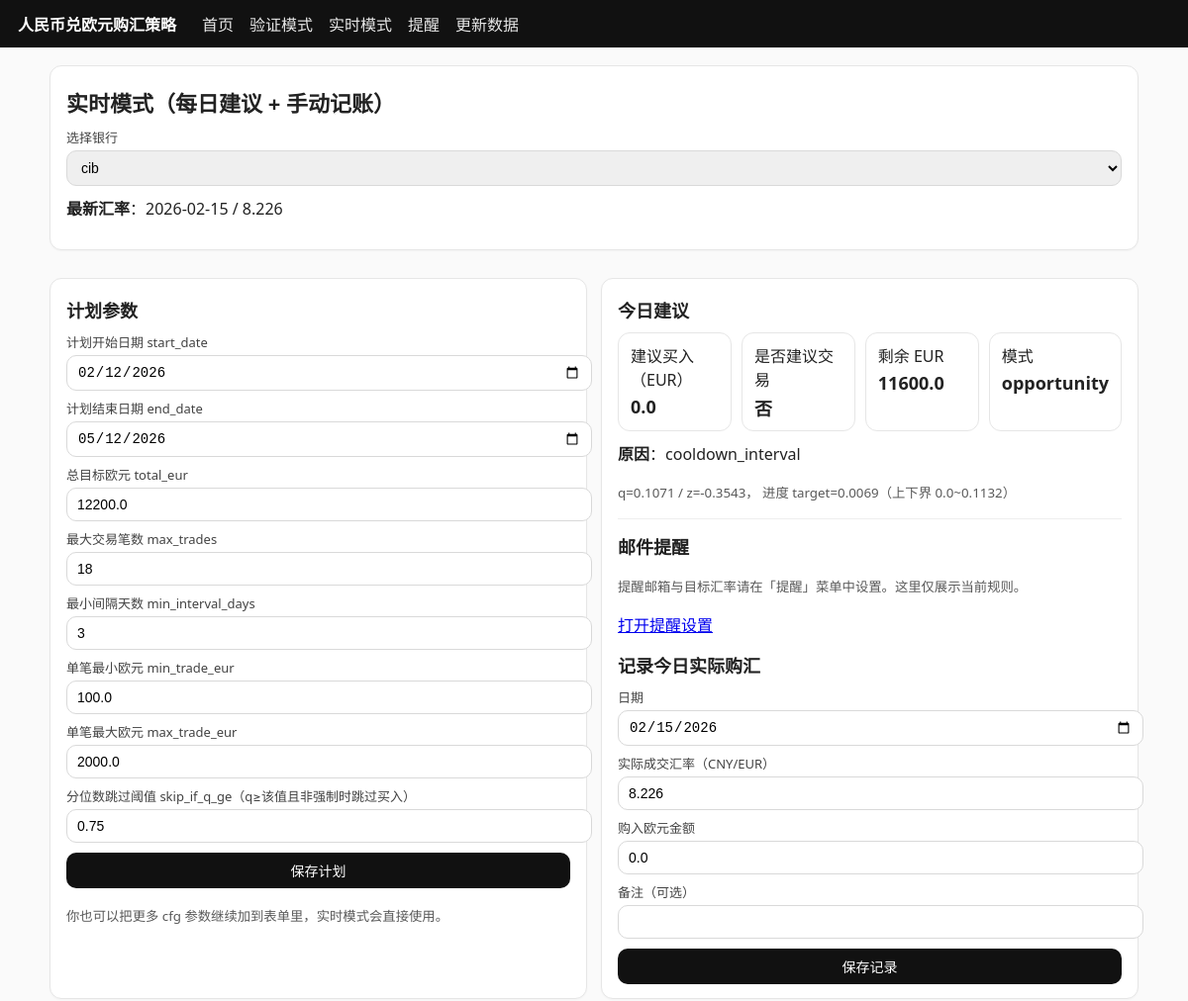
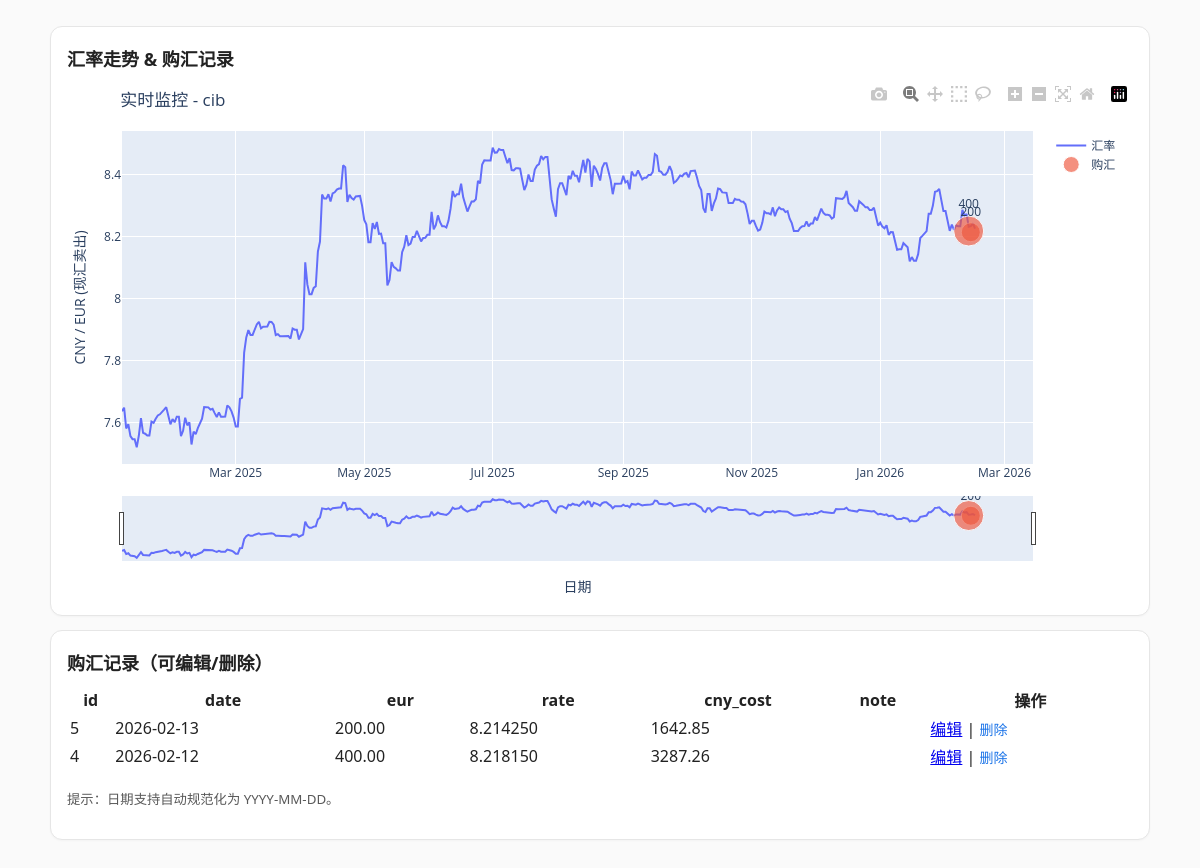
Screenshot of /realtime with the database file from the repository (2 pictures, top to bottom).
### tables this page shows
CREATE TABLE rates (
  bank TEXT NOT NULL,
  date TEXT NOT NULL,         -- ISO yyyy-mm-dd
  rate REAL NOT NULL,
  PRIMARY KEY (bank, date)
);

CREATE TABLE plans (
  bank TEXT PRIMARY KEY,
  start_date TEXT NOT NULL,   -- ISO
  end_date TEXT NOT NULL,     -- ISO
  cfg_json TEXT NOT NULL
);

CREATE TABLE purchases (
  id INTEGER PRIMARY KEY AUTOINCREMENT,
  bank TEXT NOT NULL,
  date TEXT NOT NULL,         -- ISO yyyy-mm-dd
  eur REAL NOT NULL,
  rate REAL NOT NULL,
  cny_cost REAL NOT NULL,
  note TEXT
);

### app.py (the view, shortened to what this page needs)
    @app.route("/realtime", methods=["GET", "POST"])
    def realtime():
        db_path = app.config["FX_DB_PATH"]
        banks = DEFAULT_BANKS
        bank = request.values.get("bank", "cib")
        plan = get_plan(db_path, bank)
        assert plan is not None
        cfg = cfg_from_form({**plan["cfg"], **request.values})
        action = request.form.get("action", "")
        df_wide = get_rates_wide(db_path, banks=[bank])
        purchases = list_purchases(db_path, bank=bank)
        alerts = list_email_alerts(db_path, bank=bank)
        bought_so_far = float(purchases["eur"].sum()) if len(purchases) else 0.0
        num_trades = int(len(purchases)) if len(purchases) else 0
        last_trade_date = str(purchases["date"].iloc[0]) if len(purchases) else None  # sorted desc
        reco = None
        plot_json = None
        latest = None
        if len(df_wide) > 0:
            latest_row = df_wide.dropna(subset=[bank]).tail(1)
            if len(latest_row):
                latest = {
                    "date": str(latest_row["date"].iloc[0]),
                    "rate": float(latest_row[bank].iloc[0]),
                }
            reco = recommend_today(
                df_wide=df_wide,
                bank=bank,
                plan_start=plan["start_date"],
                plan_end=plan["end_date"],
                bought_so_far=bought_so_far,
                num_trades=num_trades,
                last_trade_date=last_trade_date,
                cfg=cfg
            )
            d = df_wide[["date", bank]].copy()
            d.columns = ["date", "rate"]
            d = d.dropna()
            d["date"] = pd.to_datetime(d["date"])
            trades_plot = purchases.copy()
            if len(trades_plot):
                trades_plot = trades_plot[["date","eur","rate"]].copy()
                trades_plot["date"] = pd.to_datetime(trades_plot["date"])
            plot_json = _plot_rate_with_markers(d, trades_plot, title=f"实时监控 - {bank}")
        else:
            flash("数据库暂无汇率数据，请先点首页的“更新数据”。")
        purchases_rows = []
        if len(purchases):
            purchases_show = purchases.copy()
            purchases_show["date"] = purchases_show["date"].astype(str)
            purchases_rows = purchases_show.to_dict(orient="records")
        alerts_html = None
        if len(alerts):
            a = alerts.copy()
            a["enabled"] = a["enabled"].apply(lambda x: "on" if int(x)==1 else "off")
            alerts_html = a.to_html(index=False, classes="display", table_id="alertsTable")
        return render_template(
            "realtime.html",
            title=APP_TITLE,
            banks=banks,
            bank=bank,
            plan=plan,
            cfg=cfg_to_dict(cfg),
            latest=latest,
            reco=reco,
            plot_json=plot_json,
            purchases_rows=purchases_rows,
            alerts_html=alerts_html
        )

### services/db.py (called while the page is built)
def connect(db_path: str) -> sqlite3.Connection:
    Path(db_path).parent.mkdir(parents=True, exist_ok=True)
    con = sqlite3.connect(db_path, detect_types=sqlite3.PARSE_DECLTYPES)
    con.row_factory = sqlite3.Row
    return con

def list_purchases(db_path: str, bank: Optional[str]=None) -> pd.DataFrame:
    con = connect(db_path)
    try:
        if bank:
            rows = con.execute(
                "SELECT id, bank, date, eur, rate, cny_cost, note FROM purchases WHERE bank=? ORDER BY date DESC, id DESC",
                (bank,)
            ).fetchall()
        else:
            rows = con.execute(
                "SELECT id, bank, date, eur, rate, cny_cost, note FROM purchases ORDER BY date DESC, id DESC"
            ).fetchall()
        df = pd.DataFrame(rows, columns=["id","bank","date","eur","rate","cny_cost","note"])
        return df
    finally:
        con.close()

def get_plan(db_path: str, bank: str) -> Optional[Dict[str, Any]]:
    con = connect(db_path)
    try:
        row = con.execute("SELECT bank, start_date, end_date, cfg_json FROM plans WHERE bank=?", (bank,)).fetchone()
        if not row:
            return None
        return {
            "bank": row["bank"],
            "start_date": row["start_date"],
            "end_date": row["end_date"],
            "cfg": json.loads(row["cfg_json"])
        }
    finally:
        con.close()

### services/strategy.py (called while the page is built)
def cfg_from_form(form: Dict[str, Any]) -> FXPlanConfigV2:
    cfg = FXPlanConfigV2()
    for k, v in form.items():
        if not hasattr(cfg, k):
            continue
        if v is None or str(v).strip() == "":
            continue
        cur = getattr(cfg, k)
        try:
            if isinstance(cur, bool):
                vv = str(v).lower() in ("1","true","yes","y","on")
            elif isinstance(cur, int):
                vv = int(float(v))
            else:
                vv = float(v)
            setattr(cfg, k, vv)
        except Exception:
            pass
    return cfg

def cfg_to_dict(cfg: FXPlanConfigV2) -> Dict[str, Any]:
    return asdict(cfg)

### strategy_model.py (called while the page is built)
def _std_last(x: np.ndarray, w: int) -> float:
    if x.size < max(5, w // 3):
        return np.nan
    ww = min(w, x.size)
    return float(np.std(x[-ww:], ddof=0))

def _mean_last(x: np.ndarray, w: int) -> float:
    if x.size < max(5, w // 3):
        return np.nan
    ww = min(w, x.size)
    return float(np.mean(x[-ww:]))

### templates/realtime.html (shortened to what this page needs)
{% extends "base.html" %}
{% block content %}
  <div class="card">
    <h1>实时模式（每日建议 + 手动记账）</h1>
    <form method="get">
      <label>选择银行</label>
      <select name="bank" onchange="this.form.submit()">
        {% for b in banks %}
          <option value="{{ b }}" {% if b==bank %}selected{% endif %}>{{ b }}</option>
        {% endfor %}
      </select>
    </form>
    {% if latest %}
      <p style="margin-top:10px;"><b>最新汇率</b>：{{ latest.date }} / {{ latest.rate }}</p>
    {% endif %}
  </div>
  <div class="grid">
    <div class="card">
      <h2>计划参数</h2>
      <form method="post">
        <label>计划开始日期 start_date</label>
        <input type="date" name="start_date" value="{{ plan.start_date }}" placeholder="YYYY-MM-DD">
        <label>计划结束日期 end_date</label>
        <input type="date" name="end_date" value="{{ plan.end_date }}" placeholder="YYYY-MM-DD">
        <label>总目标欧元 total_eur</label>
        <input name="total_eur" value="{{ cfg.total_eur }}">
        <label>最大交易笔数 max_trades</label>
        <input name="max_trades" value="{{ cfg.max_trades }}">
        <label>最小间隔天数 min_interval_days</label>
        <input name="min_interval_days" value="{{ cfg.min_interval_days }}">
        <label>单笔最小欧元 min_trade_eur</label>
        <input name="min_trade_eur" value="{{ cfg.min_trade_eur }}">
        <label>单笔最大欧元 max_trade_eur</label>
        <input name="max_trade_eur" value="{{ cfg.max_trade_eur }}">
        <label>分位数跳过阈值 skip_if_q_ge（q≥该值且非强制时跳过买入）</label>
        <input type="number" name="skip_if_q_ge"
               min="0" max="1" step="0.01"
               value="{{ cfg.skip_if_q_ge }}">
        <div style="margin-top:10px;">
          <button type="submit">保存计划</button>
        </div>
        <p><small class="muted">你也可以把更多 cfg 参数继续加到表单里，实时模式会直接使用。</small></p>
      </form>
    </div>
    <div class="card">
      <h2>今日建议</h2>
      {% if reco and reco.ok %}
        <div class="kpi">
          <div class="box"><div>建议买入（EUR）</div><div class="v">{{ reco.recommend_eur }}</div></div>
          <div class="box"><div>是否建议交易</div><div class="v">{{ "是" if reco.would_trade else "否" }}</div></div>
          <div class="box"><div>剩余 EUR</div><div class="v">{{ reco.remaining }}</div></div>
          <div class="box"><div>模式</div><div class="v">{{ reco.mode }}</div></div>
        </div>
        <p style="margin-top:10px;"><b>原因</b>：{{ reco.reasons }}</p>
        <p><small class="muted">
          q={{ reco.q }} / z={{ reco.z }}，
          进度 target={{ reco.target_ratio }}（上下界 {{ reco.lower_ratio }}~{{ reco.upper_ratio }}）
        </small></p>
      {% elif reco %}
        <p>{{ reco.error }}</p>
      {% else %}
        <p>暂无建议（可能还没数据）。</p>
      {% endif %}
      <hr style="border:none;border-top:1px solid #eee; margin: 14px 0;">
      <h2>邮件提醒</h2>
      <p><small class="muted">提醒邮箱与目标汇率请在「提醒」菜单中设置。这里仅展示当前规则。</small></p>
      <p style="margin-top:10px;">
        <a href="{{ url_for('alerts_page', bank=bank) }}">打开提醒设置</a>
      </p>
      <h2>记录今日实际购汇</h2>
      <form method="post">
        <label>日期</label>
        <input type="date" name="purchase_date" value="{{ latest.date if latest else '' }}" placeholder="YYYY-MM-DD">
        <label>实际成交汇率（CNY/EUR）</label>
        <input name="purchase_rate" value="{{ latest.rate if latest else '' }}">
        <label>购入欧元金额</label>
        <input name="purchase_eur" value="{{ reco.recommend_eur if reco and reco.ok else '' }}">
        <label>备注（可选）</label>
        <input name="note" value="">
        <div style="margin-top:10px;">
          <button type="submit">保存记录</button>
        </div>
      </form>
    </div>
  </div>
  {% if plot_json %}
    <div class="card">
      <h2>汇率走势 & 购汇记录</h2>
      <div id="chart"></div>
    </div>
  {% endif %}
  {% if purchases_rows and purchases_rows|length %}
    <div class="card">
      <h2>购汇记录（可编辑/删除）</h2>
      <table id="purchasesTable" class="display" style="width:100%">
        <thead>
          <tr>
            <th>id</th>
            <th>date</th>
            <th>eur</th>
            <th>rate</th>
            <th>cny_cost</th>
            <th>note</th>
            <th>操作</th>
          </tr>
        </thead>
        <tbody>
          {% for p in purchases_rows %}
            <tr>
              <td>{{ p.id }}</td>
              <td>{{ p.date }}</td>
              <td>{{ '%.2f'|format(p.eur) }}</td>
              <td>{{ '%.6f'|format(p.rate) }}</td>
              <td>{{ '%.2f'|format(p.cny_cost) }}</td>
              <td>{{ p.note }}</td>
              <td>
                <a href="{{ url_for('purchase_edit', purchase_id=p.id, bank=bank) }}">编辑</a>
                <span class="muted">|</span>
                <form method="post" action="{{ url_for('purchase_delete', purchase_id=p.id, bank=bank) }}" style="display:inline;" onsubmit="return confirm('确定删除这条购汇记录？');">
                  <button type="submit" class="linklike">删除</button>
                </form>
              </td>
            </tr>
          {% endfor %}
        </tbody>
      </table>
      <p><small class="muted">提示：日期支持自动规范化为 YYYY-MM-DD。</small></p>
    </div>
  {% endif %}
{% endblock %}

### templates/base.html (shortened to what this page needs)
<!doctype html>
<html lang="zh">
<head>
  <link rel="stylesheet" href="{{ url_for('static', filename='styles.css') }}">
  <link rel="stylesheet" href="https://cdn.datatables.net/1.13.8/css/jquery.dataTables.min.css">
</head>
<body>
  <div class="nav">
    <div style="font-weight:700; margin-right: 10px;">{{ title }}</div>
    <a href="{{ url_for('index') }}">首页</a>
    <a href="{{ url_for('backtest') }}">验证模式</a>
    <a href="{{ url_for('realtime') }}">实时模式</a>
    <a href="{{ url_for('alerts_page') }}">提醒</a>
    <a href="{{ url_for('admin_update') }}">更新数据</a>
  </div>
  <div class="container">
    {% block content %}{% endblock %}
  </div>
</body>
</html>

### static/styles.css (style rules this page uses)
body { font-family: system-ui, -apple-system, Segoe UI, Roboto, Arial, "Microsoft YaHei", sans-serif; margin: 0; background: #fafafa; color: #222; }
.nav { background: #111; color: #fff; padding: 12px 18px; display: flex; gap: 16px; align-items: center; }
.nav a { color: #fff; text-decoration: none; opacity: 0.9; }
.container { max-width: 1100px; margin: 18px auto; padding: 0 16px 48px; }
.card { background: #fff; border: 1px solid #e6e6e6; border-radius: 12px; padding: 14px 16px; margin: 14px 0; box-shadow: 0 1px 2px rgba(0,0,0,0.03); }
.grid { display: grid; grid-template-columns: 1fr 1fr; gap: 14px; }
h1 { font-size: 22px; margin: 6px 0 10px; }
h2 { font-size: 18px; margin: 4px 0 10px; }
label { display:block; font-size: 13px; margin: 8px 0 4px; opacity: 0.85; }
input, select, button, textarea { width: 100%; padding: 8px 10px; border: 1px solid #d9d9d9; border-radius: 10px; font-size: 14px; }
button { cursor: pointer; background: #111; color: #fff; border: 0; }
button.linklike { width: auto; padding: 0; background: none; color: #1a73e8; border: 0; display: inline; }
form { margin: 0; }
small.muted { opacity: 0.75; }
.kpi { display: grid; grid-template-columns: repeat(4, 1fr); gap: 10px; }
.kpi .box { background:#fff; border:1px solid #e6e6e6; border-radius: 12px; padding: 10px 12px; }
.kpi .box .v { font-size: 18px; font-weight: 650; margin-top: 4px; }

### rows the page displays
rates: date "2026-02-15", rate "8.226", purchase_date "02/15/2026", purchase_rate "8.226"
plans: start_date "02/12/2026", end_date "05/12/2026"
purchases: id "5", date "2026-02-13", eur "200.00", rate "8.214250", cny_cost "1642.85"
purchases: id "4", date "2026-02-12", eur "400.00", rate "8.218150", cny_cost "3287.26"

### other values shown
{{ title }} "人民币兑欧元购汇策略"
{{ reco.recommend_eur }} "0.0"
{{ "是" if reco.would_trade else "否" }} "否"
{{ reco.remaining }} "11600.0"
{{ reco.mode }} "opportunity"
{{ reco.reasons }} "cooldown_interval"
{{ reco.q }} "0.1071"
{{ reco.z }} "-0.3543"
{{ reco.target_ratio }} "0.0069"
{{ reco.lower_ratio }} "0.0"
{{ reco.upper_ratio }} "0.1132"
form field bank "cib"
